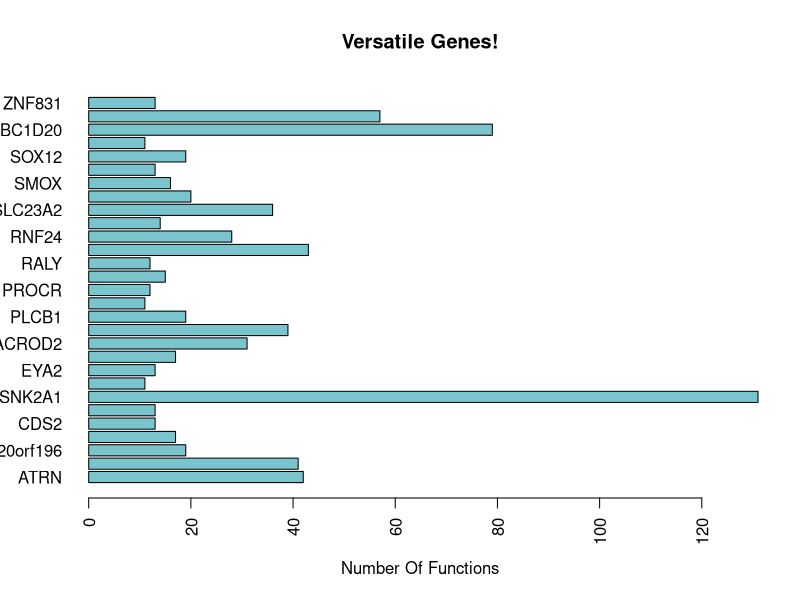

Reproduce this figure in R.
tabl <- read.table("FunctionCount.csv",sep = ",", header = TRUE)


barplot(tabl$FunctionCount, names.arg = tabl$Gene, las=2, main = "Versatile Genes!",horiz = TRUE, xlab = "Number Of Functions", col = c("cadetblue3"))